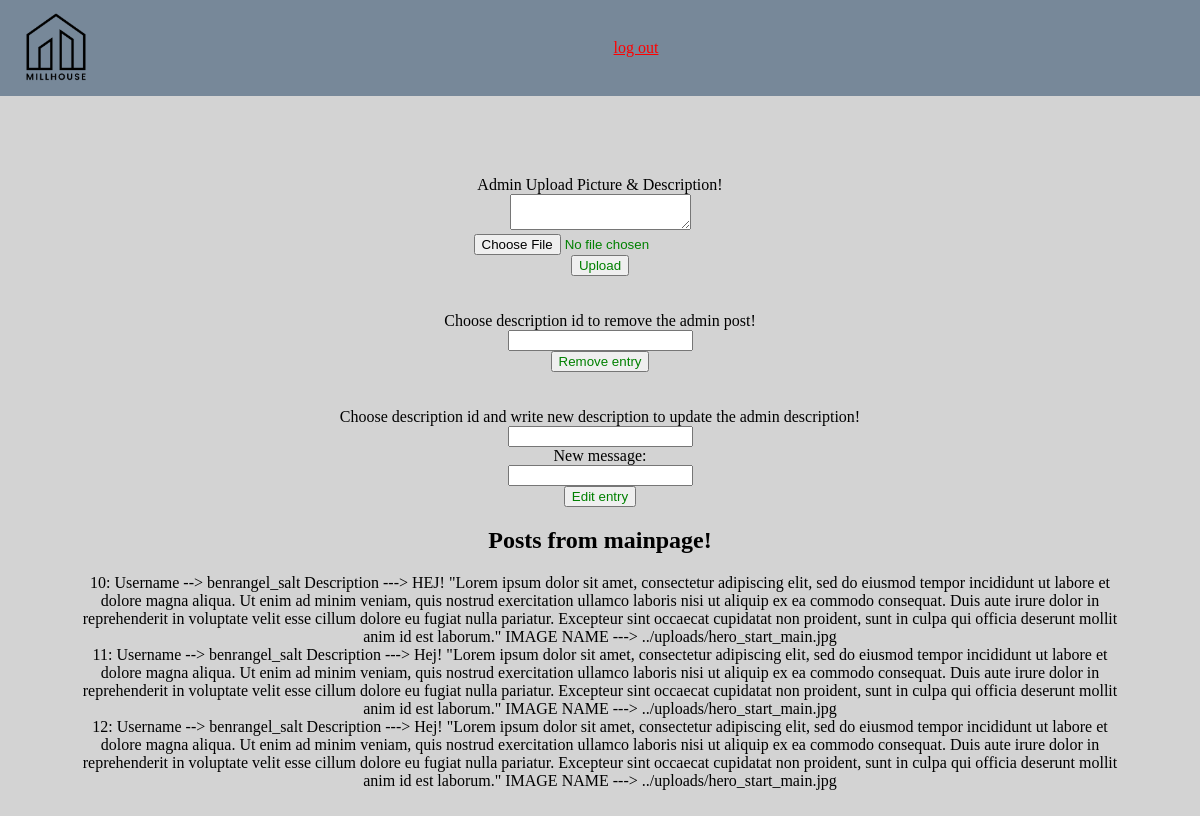
Page /views/loggedin.php on the earlier database version.
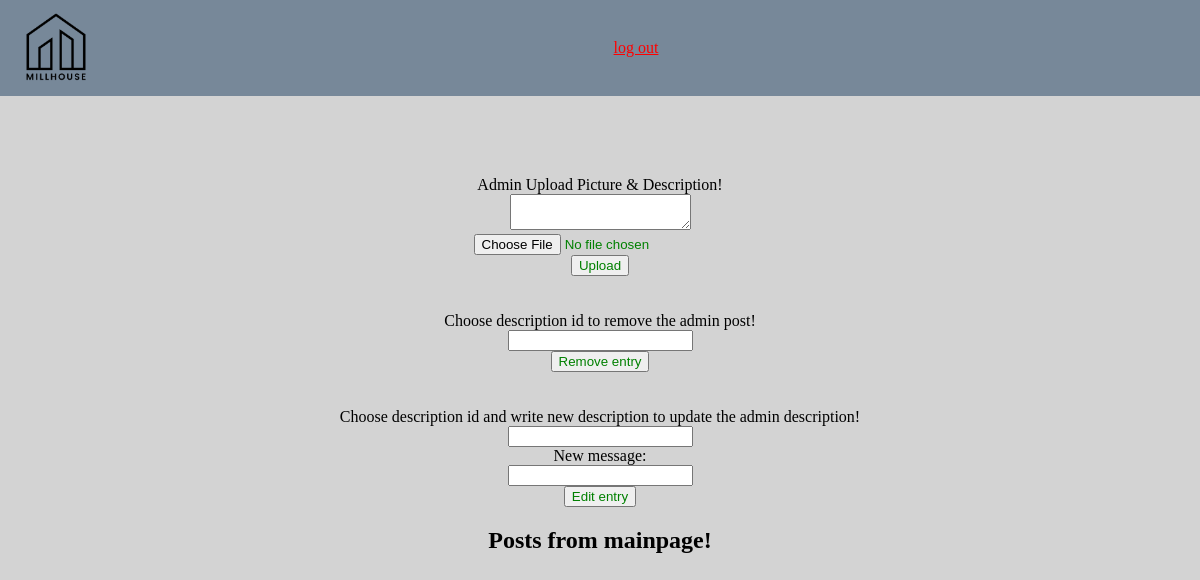
Same page on the later database version.
### tables this page shows
CREATE TABLE `posts` (
  `id` int(11) NOT NULL,
  `title` text DEFAULT NULL,
  `description` text DEFAULT NULL,
  `image` text DEFAULT NULL,
  `category` text DEFAULT NULL,
  `date` date DEFAULT current_timestamp(),
  `username` varchar(20) DEFAULT NULL
);

### views/loggedin.php (the view, shortened to what this page needs)
<!DOCTYPE html>
<html lang="en">
<head>
    <link rel="stylesheet" href="../css/style.css">
</head>
<body>
<nav id="blog-nav">
        <img id="blog-nav-logo" src="../uploads/Millhouse_logo.png" alt="Millhouse Logo">
        <a href="Logout.php" style="color: red;">
log out</a><br />
    </nav>
<div id="visiblePost">
<form id="upload" method="POST" action="../partials/handleUpload.php" enctype="multipart/form-data">
Admin Upload Picture & Description! <br>
<textarea type="text" name="description" > </textarea> <br />
<input id ="greenBtn" type="file" name="imageToUpload" value="Picture" /> <br>
<input id="greenBtn" type="submit"  value="Upload"><br><br>
</form>
<br>
<form id="remove" action="../partials/handleRemove.php" method="GET">
    Choose description id to remove the admin post! <br/>
    <input type="number" name="id"> <br/>
    <input id ="greenBtn" type="submit" value="Remove entry"><br><br>
</form>
<br>
<form id="edit" action="../partials/handleEdit.php" method="GET">
    Choose description id and write new description to update the admin description! <br/>
    <input type="number" name="id"> <br/>
    New message:<br><input type="text" name="newDescription">
    <br><input id="greenBtn" type="submit" value="Edit entry">
</form>
<?php
include("db.php");
echo "<h2> Posts from mainpage! </h2>";
$stm = $pdo->query("SELECT id, title, description, image, category, date, username FROM posts");
while ($row = $stm->fetch()) {
    echo $row['id'] . ": " . "Username --> " . $row['username'] . " Description ---> " . $row['description'] . " IMAGE NAME ---> " .  $row['image'] . "<br />";
}
?>
</div>
</body>
</html>

Differences in the rows shown:
removed posts: id "10", username "benrangel_salt", description "HEJ! \"Lorem ipsum dolor sit amet, consectetur adipiscing elit, sed do eiusmod tempor incididunt ut labore et dolore magna aliqua. Ut enim ad minim veniam, quis nostrud exercitation ullamco laboris nisi ut aliquip ex ea commodo consequat. Duis aute irure dolor in reprehenderit in voluptate velit esse cillum dolore eu fugiat nulla pariatur. Excepteur sint occaecat cupidatat non proident, sunt in culpa qui officia deserunt mollit anim id est laborum.\"", image "../uploads/hero_start_main.jpg"
removed posts: id "11", username "benrangel_salt", description "Hej! \"Lorem ipsum dolor sit amet, consectetur adipiscing elit, sed do eiusmod tempor incididunt ut labore et dolore magna aliqua. Ut enim ad minim veniam, quis nostrud exercitation ullamco laboris nisi ut aliquip ex ea commodo consequat. Duis aute irure dolor in reprehenderit in voluptate velit esse cillum dolore eu fugiat nulla pariatur. Excepteur sint occaecat cupidatat non proident, sunt in culpa qui officia deserunt mollit anim id est laborum.\"", image "../uploads/hero_start_main.jpg"
removed posts: id "12", username "benrangel_salt", description "Hej! \"Lorem ipsum dolor sit amet, consectetur adipiscing elit, sed do eiusmod tempor incididunt ut labore et dolore magna aliqua. Ut enim ad minim veniam, quis nostrud exercitation ullamco laboris nisi ut aliquip ex ea commodo consequat. Duis aute irure dolor in reprehenderit in voluptate velit esse cillum dolore eu fugiat nulla pariatur. Excepteur sint occaecat cupidatat non proident, sunt in culpa qui officia deserunt mollit anim id est laborum.\"", image "../uploads/hero_start_main.jpg"
